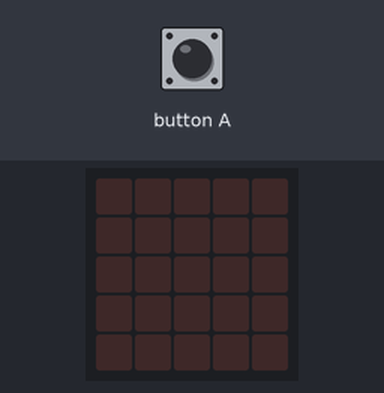
Bench run of a program on a simulated BBC micro:bit (MakeCode). Parts: the board's 5×5 LED display. The test bench sets the inputs (shaded band). Random numbers come from a fixed seed.

Above: at 1.2 s.
1.3 s: button A pressed for 0.15 s
At 2.6 s:
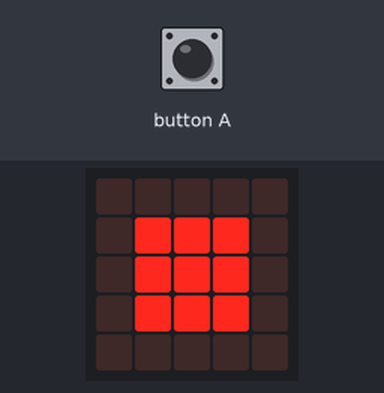
2.9 s: button A pressed for 0.15 s
At 3.9 s:
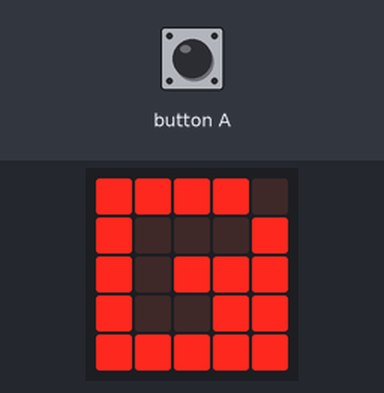
Timing chart, 0 to 5.9 s (numbered marks = the images above; inputs shaded):
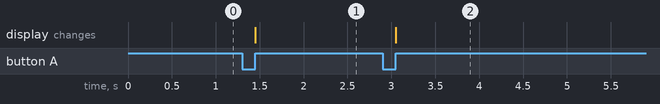

The program:

main.ts
```typescript
let hand = 0
input.onButtonPressed(Button.A, function () {
    hand = randint(0, 2)
    if (hand == 0) {
        basic.showLeds(`
            . . . . .
            . # # # .
            . # # # .
            . # # # .
            . . . . .
            `)
    } else if (hand == 0) {
        basic.showLeds(`
            # # # # #
            # . . . #
            # . . . #
            # . . . #
            # # # # #
            `)
    } else {
        basic.showLeds(`
            # # # # .
            # . . . #
            # . # # #
            # . . # #
            # # # # #
            `)
    }
})
```

test.ts
```typescript
// les tests vont ici ; cela ne sera pas compilé si ce paquet est utilisé en tant qu'extension.
```

Measured:
- after the input at 1.3 s, the display: changes after 0.15 s (image 1)
- after the input at 2.9 s, the display: changes after 0.15 s (image 2)
